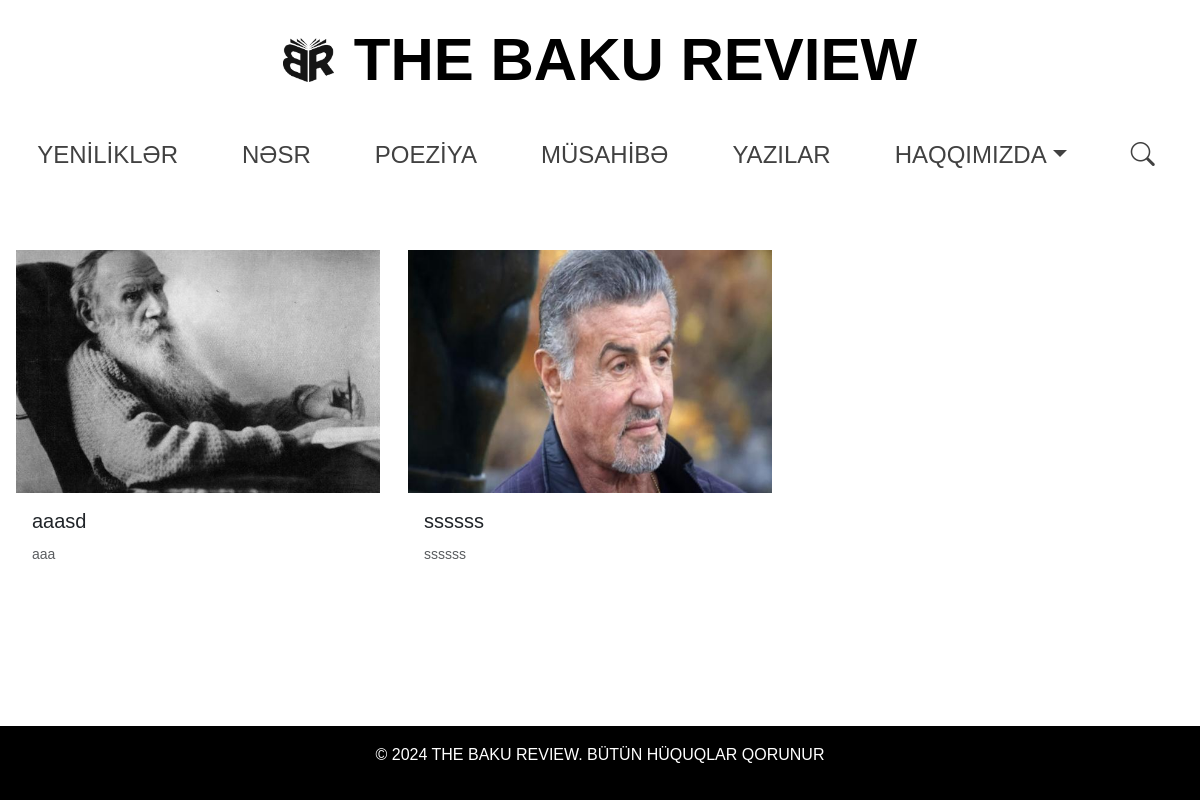
Page /fiction/ on the earlier database version.
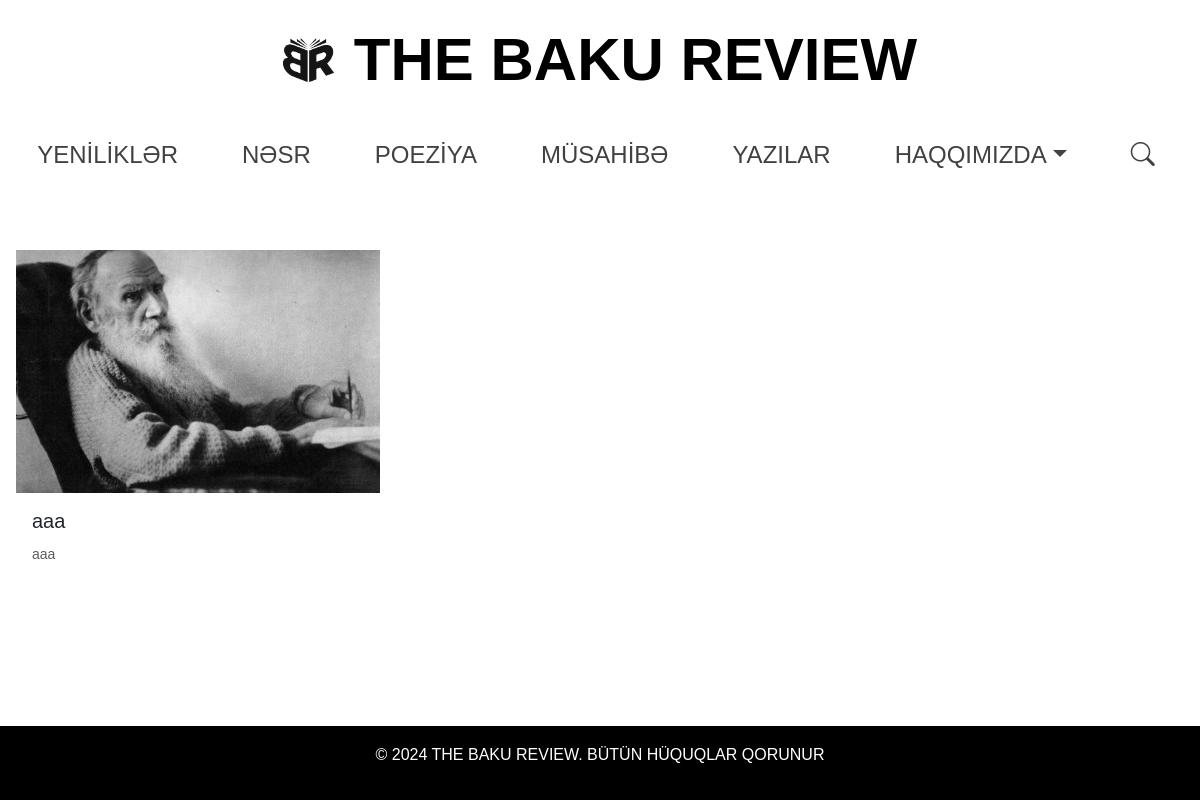
Same page on the later database version.
### core/models.py (models this page shows, shortened)
class BaseModel(models.Model):
    title = models.CharField(max_length=200, db_index=True)
    slug = models.SlugField(max_length=200, unique=True, blank=True)
    content = CKEditor5Field("Text", config_name="extends")
    image = models.ImageField(upload_to=get_image_upload_path)
    thumbnail = models.ImageField(
        upload_to=get_image_upload_path, null=True, blank=True
    )
    author = models.CharField(max_length=100, db_index=True)
    is_active = models.BooleanField(default=True)
    created_at = models.DateTimeField(auto_now_add=True)
    class Meta:
        abstract = True

class Prose(BaseModel):
    class Meta:
        verbose_name = "Nəsr"
        verbose_name_plural = "Nəsr"

### core/views.py (the view)
# urls.py: path("fiction/", views.ProseListView.as_view(), name="prose_list"),
class ProseListView(ListView):
    model = Prose
    template_name = "prose_list.html"
    context_object_name = "prose_list"
    paginate_by = 16
    def get_queryset(self):
        return Prose.objects.filter(is_active=True)

### templates/prose_list.html (shortened to what this page needs)
{% extends 'base.html' %}
{% load static %}
{% block content %}
<main class="container mt-4">
    <div class="row detail">
        {% for prose in prose_list %}
        <div class="col-md-4 prose-list mb-4">
            <a href="{% url 'prose_detail' prose.slug %}" class="card prose-card" style="height: 100%; text-decoration: none; color: inherit; border: none;">
                <img src="{{ prose.thumbnail.url }}" class="card-img-top" alt="Nəsr Fotoğrafı">
                <div class="card-body">
                    <h5 class="card-title">{{ prose.title }}</h5>
                    <p class="card-text"><small class="text-muted">{{ prose.author }}</small></p>
                </div>
            </a>
        </div>
        {% endfor %}
    </div>
</main>
{% endblock %}

Differences in the rows shown:
removed Prose: thumbnail (picture), title "aaasd", author "aaa"
removed Prose: thumbnail (picture), title "ssssss", author "ssssss"
added Prose: thumbnail (picture), title "aaa", author "aaa"
